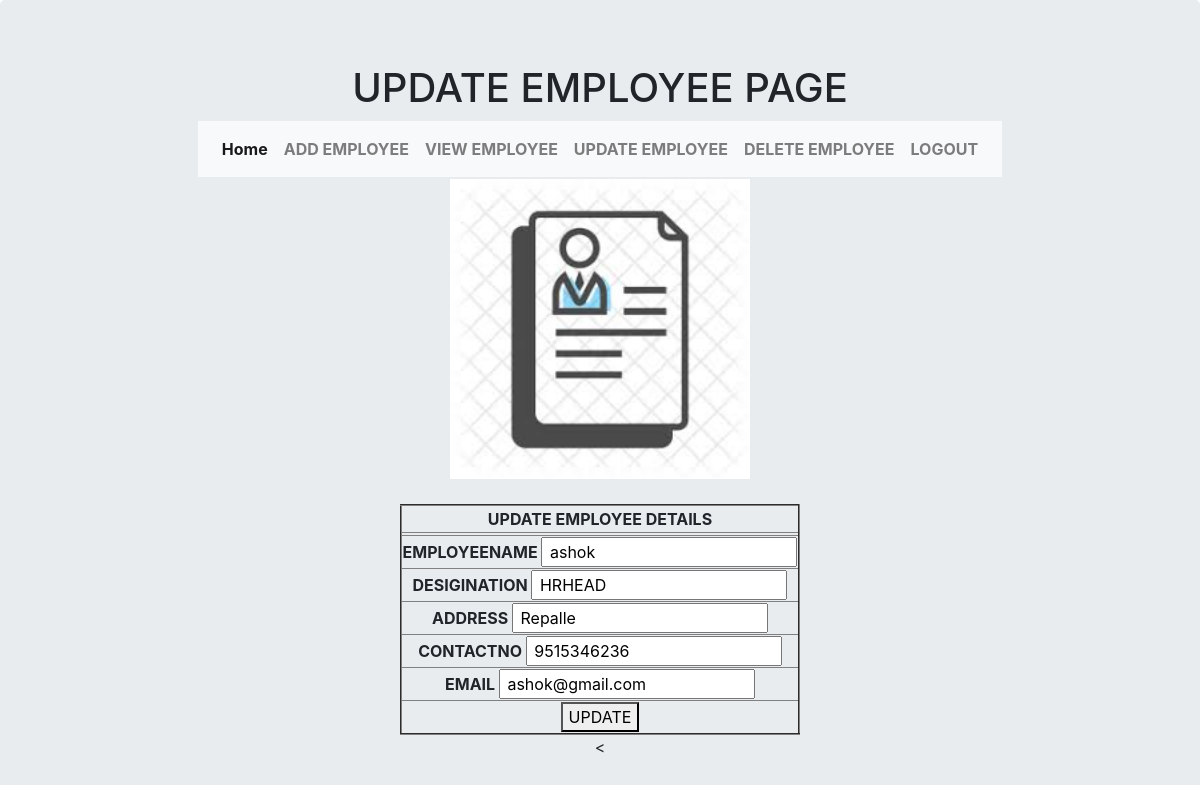
Page /update_employee_details/?empid=17 on the committed database.
### Hradmin/models.py (models this page shows)
class AddEmployeeModel(models.Model):
    des =(
        ('MANAGER','MANAGER'),
        ('HRHEAD','HRHEAD'),
        ('INTERVIWER','INTERVIWER'),
        ('EMPLOYEE','EMPLOYEE')
    )
    EMPLOYEENAME =  models.CharField(max_length=30, unique=True)
    PASSWORD     =  models.CharField(max_length=30)
    DESIGNATION  =  models.CharField(max_length=30,choices=des)
    ADDRESS      =  models.CharField(max_length=50)
    CONTACTNO    =  models.IntegerField()
    EMAIL        =  models.EmailField()

### Hradmin/views.py (the view, shortened to what this page needs)
# urls.py: path('update_employee_details/',views.UpdateEmployeeDetails.as_view(),name="update_employee_details"),
class UpdateEmployeeDetails(View):
    def get(self,request):
        id = request.GET["empid"]
        r = AddEmployeeModel.objects.get(id=id)
        return render(request, "HRadmin/update_employee.html", {"data": r})

### templates/HRadmin/update_employee.html (shortened to what this page needs)
{% load static %}
<!doctype html>
<html lang="en">
  <head>
    <link rel="stylesheet" href="https://stackpath.bootstrapcdn.com/bootstrap/4.4.1/css/bootstrap.min.css">
  </head>
  <body>
       <div class="jumbotron text-center">
           <h1 >UPDATE  EMPLOYEE PAGE</h1>
         <table align="center" border="0">
        <tr><th>
            <nav class="navbar navbar-expand-sm bg-light navbar-light">
                <ul class="navbar-nav">
                       <li class="nav-item active">
                           <a class="nav-link" href="{% url 'index' %}">Home</a>
                       </li>
                       <li class="nav-item">
                           <a class="nav-link" href="{% url 'add_employee_page' %}">ADD EMPLOYEE</a>
                       </li>
                      <li class="nav-item">
                            <a class="nav-link" href="{% url 'view_employee_details' %}">VIEW EMPLOYEE</a>
                      </li>
                      <li class="nav-item">
                            <a class="nav-link" href="{% url 'update' %}">UPDATE EMPLOYEE</a>
                      </li>
                      <li class="nav-item">
                            <a class="nav-link" href="{%  url 'delete' %}">DELETE EMPLOYEE</a>
                      </li>
                     <li class="nav-item">
                            <a class="nav-link" href="{% url 'admin_login_page' %}">LOGOUT</a>
                      </li>
                </ul>
            </nav>
         </th>
    </tr>
        {% block common %}
    <tr>
         <th style="text-align: center">
             <img src="{% static 'images/image66.jpg' %} " style="text-align: center;background: lightcyan" width="300" height="300">
         </th>
    </tr>
{% endblock %}
         <form action="{% url 'update_employee_details' %}" method="post">
<table align="center" border="2">
    <tr><th>UPDATE EMPLOYEE DETAILS</th></tr><br>
    <tr><th><input type="hidden" value="{{ data.id }}" name="e2"></th>
     <tr>   <th>  EMPLOYEENAME <input type="text"  value=" {{ data.EMPLOYEENAME }}"   name="e1"> </th>
       <tr> <th>  DESIGINATION <input type="text"  value=" {{ data.DESIGNATION }}"    name="e3"> </th>
      <tr>  <th>  ADDRESS      <input type="text"  value=" {{ data.ADDRESS}}"         name="e4"> </th>
       <tr> <th>  CONTACTNO    <input type="text"  value=" {{ data.CONTACTNO }}"      name="e5"> </th>
       <tr> <th>  EMAIL        <input type="text"  value=" {{ data.EMAIL}}"           name="e6"> </th> </tr>
    <tr><th><button type="submit">UPDATE</button></th></tr>
</table>
</form>
    <
</table>
  </div>
  </body>
</html>

### rows in the picture
AddEmployeeModel: e1 "ashok", e3 "HRHEAD", e4 "Repalle", e5 "9515346236", e6 "ashok@gmail.com"
